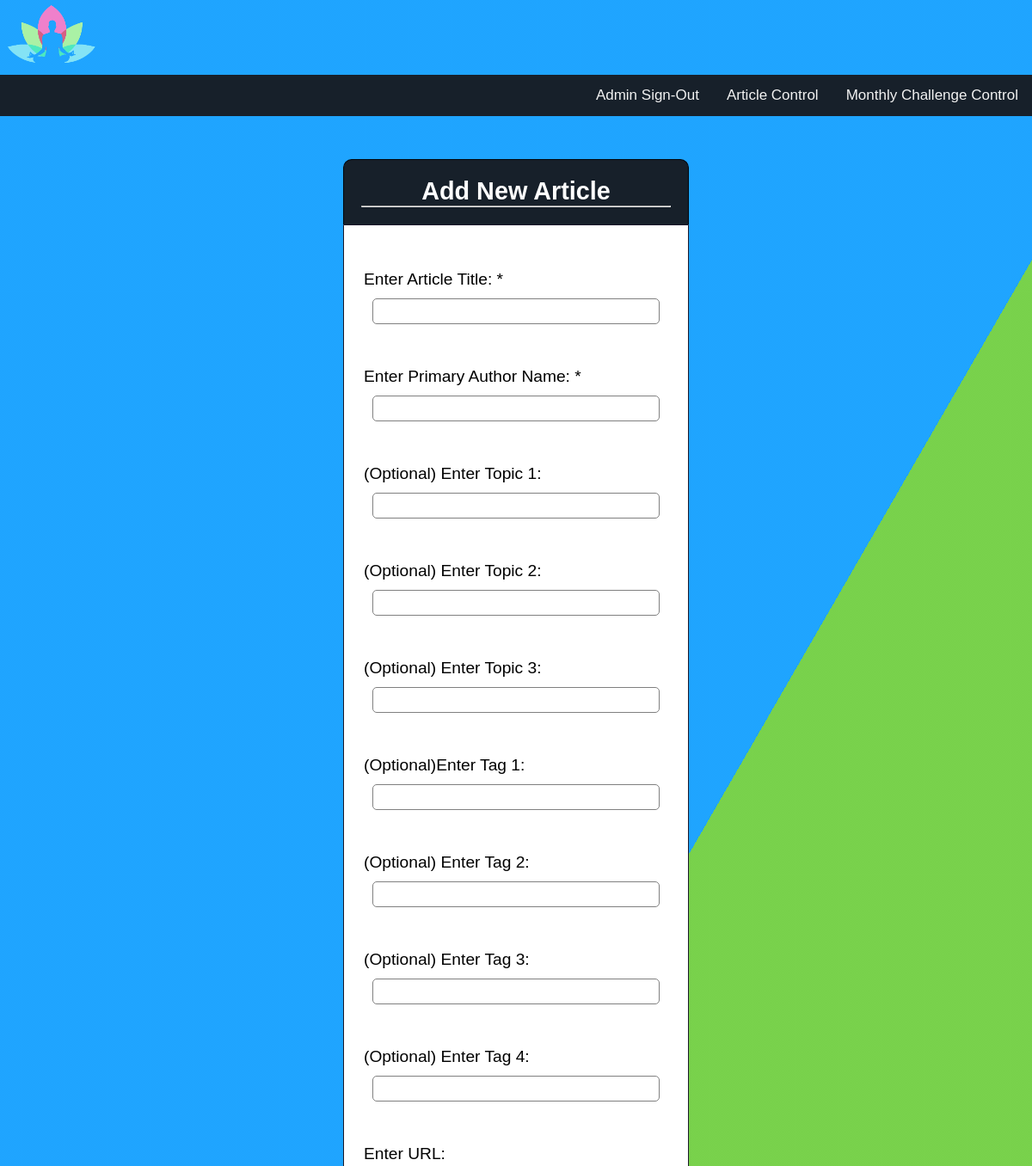
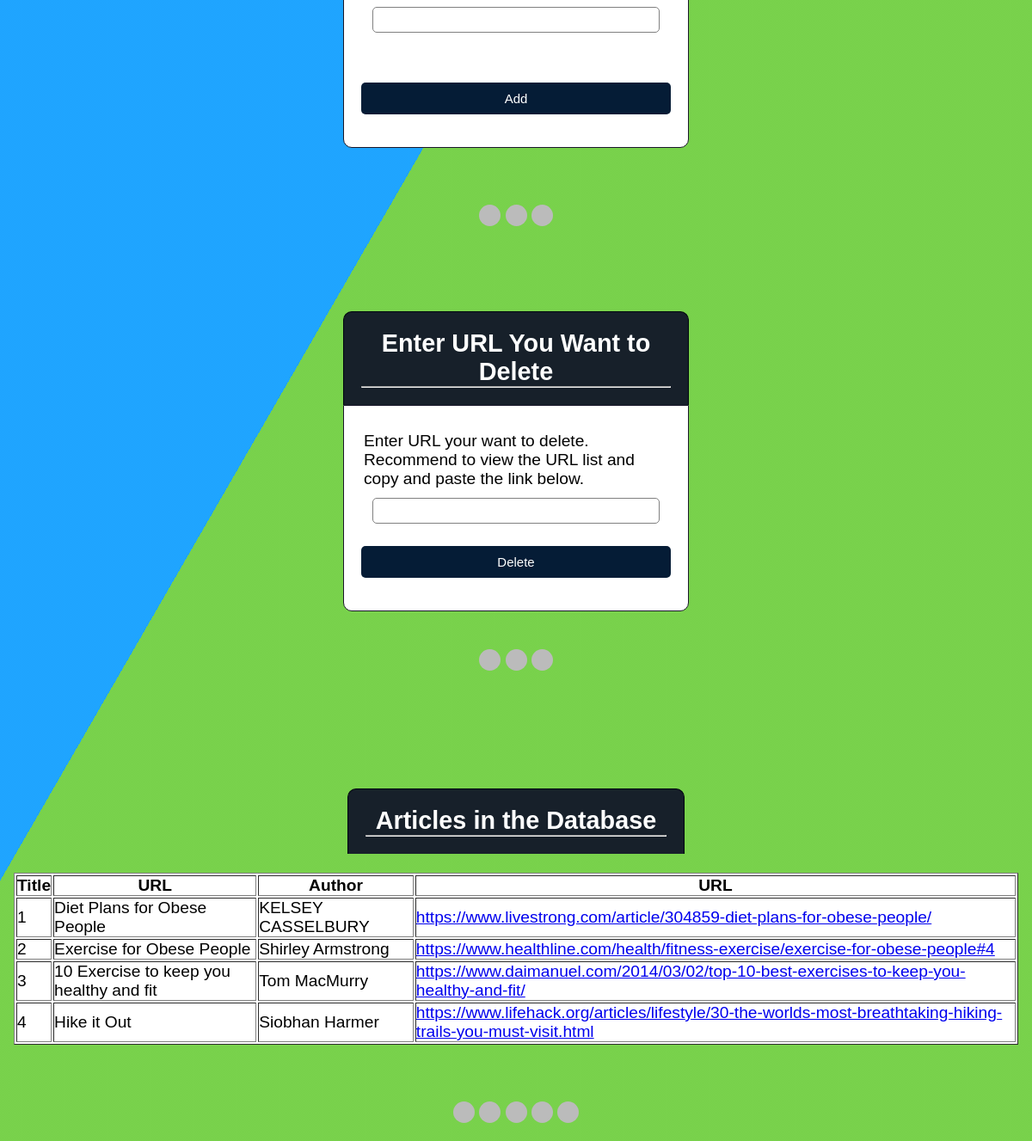
/adminArticleControl.php, run on the app's committed database (2 pictures, top to bottom).
### tables this page shows
CREATE TABLE articles
(
    article_ID int NOT NULL AUTO_INCREMENT PRIMARY KEY,
    ArticleTitle varchar(255) NOT NULL,
    ArticleAuthors varchar(255) NOT NULL,
    urls varchar(225) NOT NULL UNIQUE,
    ArticleTopic_1 varchar(225),
    ArticleTopic_2 varchar(225),
    ArticleTopic_3 varchar(225),
    ArticleTag_1 varchar(225),
    ArticleTag_2 varchar(225),
    ArticleTag_3 varchar(225),
    ArticleTag_4 varchar(225)
);

### adminArticleControl.php (the view, shortened to what this page needs)
<!DOCTYPE html>
<html>
  <link rel="stylesheet" href="stylesheet.css">
  <head>
    </head>
    <body>
    <div class = "logo"><img src = "logo2.png" style="width:10%"></a>
    </div>
    <div class="topnav">
    <div class="topnav-right">
        <a href="adminLogIn.php">Admin Sign-Out</a>
        <a href="adminArticleControl.php">Article Control</a>
        <a href="adminMonthlyChallengeControl.php">Monthly Challenge Control</a>
    </div>
    </div>
    </body>
   <center>
   <div class="header">
       <h2>Add New Article</h2><hr>
   </div>
   <form method="post" action="adminArticleControl.php">
    <link rel="stylesheet" type="text/css" href="style.css">
    <br><div class="input-group">
         <label>Enter Article Title: *</label>
         <input type="text" name="ArticleTitle" size="20">
    </div>
    <br><div class="input-group">
         <label>Enter Primary Author Name: *</label>
         <input type="text" name="ArticleAuthors">
    </div>
    <br><div class="input-group">
         <label> (Optional) Enter Topic 1: </label>
         <input type="text" name="ArticleTopic_1">
    </div>
    <br><div class="input-group">
         <label> (Optional) Enter Topic 2: </label>
         <input type="text" name="ArticleTopic_2">
    </div>
    <br><div class="input-group">
         <label> (Optional) Enter Topic 3: </label>
         <input type="text" name="ArticleTopic_3">
    </div>
    <br><div class="input-group">
         <label> (Optional)Enter Tag 1: </label>
         <input type="text" name="ArticleTag_1">
    </div>
    <br><div class="input-group">
         <label> (Optional) Enter Tag 2: </label>
         <input type="text" name="ArticleTag_2">
    </div>
    <br><div class="input-group">
         <label> (Optional) Enter Tag 3: </label>
         <input type="text" name="ArticleTag_3">
    </div>
    <br><div class="input-group">
         <label> (Optional) Enter Tag 4: </label>
         <input type="text" name="ArticleTag_4">
    </div>
    <br><div class="input-group">
         <label>Enter URL: </label>
         <input type="text" name="urls">
    </div>
    <br>
       <div class="input-group">
         <button type="submit" class="btn" name="add_bookmark">Add</button>
       </div>
   </form>
   <p>
    <br>
    <br>
  <br>
  <div style="text-align:center">
    <span class="dot"></span>
    <span class="dot"></span>
    <span class="dot"></span>
  </div>
     <br>
     <br>
   <center>
   <div class="header">
          <h2>Enter URL You Want to Delete </h2><hr>
   </div>
   <form method="post" action="adminArticleControl.php">
    <div class="input-group">
         <label>Enter URL your want to delete. Recommend to view the URL list and copy and paste the link below. </label>
         <input type="text" name="url_to_delete">
       </div>
   <div class="input-group">
         <button type="submit" class="btn" name="delete_url">Delete</button>
       </div>
   </center>
    <br>
  <br>
  <div style="text-align:center">
    <span class="dot"></span>
    <span class="dot"></span>
    <span class="dot"></span>
  </div>
     <br>
     <br>
    <div class="container">
    <br>
    <div class="header">
          <h2>Articles in the Database </h2><hr>
   </div>
   <table class="table table-bordered" border="1" bgcolor="#FFFFFF">
    <thead>
    <tr>
    <th>Title</th>
    <th>URL</th>
    <th>Author</th>
    <th>URL</th>
     </tr>
    </thead>
    <tbody>
    <tr>
    <?php
   $db = mysqli_connect('localhost', 'root', '', 'wellness');
   $user_check_query = "SELECT *  FROM articles";
   $result = mysqli_query($db, $user_check_query);
   echo "<br>";
   while ($row = $result -> fetch_assoc())
   {
              echo"<td>".$row['article_ID']."</td>";
              echo"<td>".$row['ArticleTitle']."</td>";
              echo"<td>".$row['ArticleAuthors']."</td>";
              echo "<td>";
              echo "<a href='{$row['urls']}' target='_new'> {$row['urls']} </a>";
              echo "</td>";
              echo "</tr>";
   }
   ?>
    </table>
  <br>
  <br>
  <br>
  <p>
  <div style="text-align:center">
    <span class="dot"></span>
    <span class="dot"></span>
    <span class="dot"></span>
    <span class="dot"></span>
    <span class="dot"></span>
  </div>
  </p>
    </body>
</html>

### stylesheet.css (style rules this page uses)
body { margin: 0; font-family: Arial, Helvetica, sans-serif; }
.topnav { overflow: hidden; background-color: #17202A; }
.topnav a { float: left; color: #f2f2f2; text-align: center; padding: 14px 16px; text-decoration: none; font-size: 17px; }
.topnav-right { float: right; }
.dot { height: 25px; width: 25px; background-color: #bbb; border-radius: 50%; display: inline-block; }
form { border: 3px solid #f1f1f1; }
input[type=text], input[type=password] { width: 100%; padding: 12px 20px; margin: 8px 0; display: inline-block; border: 1px solid #ccc; box-sizing: border-box; }
button { background-color: #17202A; color: white; padding: 14px 20px; margin: 8px 0; border: none; cursor: pointer; width: 100%; }
.container { padding: 16px; }

### style.css (style rules this page uses)
* { margin: 0px; padding: 0px; }
form, .content { width: 30%; margin: 0px auto; padding: 20px; border: 1px solid rgb(26, 23, 42); background: white; border-radius: 0px 0px 10px 10px; }
.input-group { margin: 10px 0px 10px 0px; }
.input-group label { display: block; text-align: left; margin: 3px; }
.input-group input { height: 30px; width: 93%; padding: 5px 10px; font-size: 16px; border-radius: 5px; border: 1px solid gray; }
body { font-size: 120%; background: #F8F8FF; }
.btn { padding: 10px; font-size: 15px; color: white; background: rgb(5, 28, 54); border: none; border-radius: 5px; }
.header { width: 30%; margin: 50px auto 0px; color: white; background: #17202A; text-align: center; border: 1px solid rgb(0, 6, 14); border-bottom: none; border-radius: 10px 10px 0px 0px; padding: 20px; }

### adminArticleControl.php (style rules this page uses)
html { height:100%; }
body { margin:0; }

### data on the page
articles: article_ID "1", ArticleTitle "Diet Plans for Obese People", ArticleAuthors "KELSEY CASSELBURY", urls "https://www.livestrong.com/article/304859-diet-plans-for-obese-people/"
articles: article_ID "2", ArticleTitle "Exercise for Obese People", ArticleAuthors "Shirley Armstrong", urls "https://www.healthline.com/health/fitness-exercise/exercise-for-obese-people#4"
articles: article_ID "3", ArticleTitle "10 Exercise to keep you healthy and fit", ArticleAuthors "Tom MacMurry", urls "https://www.daimanuel.com/2014/03/02/top-10-best-exercises-to-keep-you-healthy-and-fit/"
articles: article_ID "4", ArticleTitle "Hike it Out", ArticleAuthors "Siobhan Harmer", urls "https://www.lifehack.org/articles/lifestyle/30-the-worlds-most-breathtaking-hiking-trails-you-must-visit.html"
